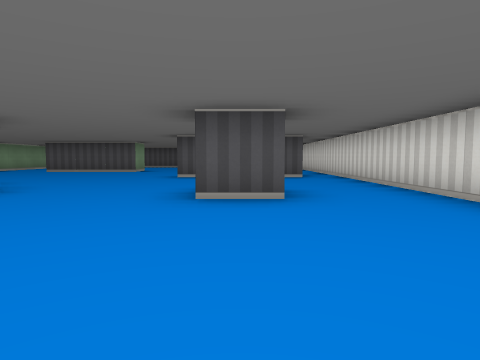
view 1 (above)

16 first-person views from a walk through a cub3D level. The camera is about half as high as the walls, tilts 4° down and sees 75° across. The floor is counted in squares. Each view is taken from the middle of a square. On the plan, view 1 faces up. The plan holds only what a view shows up to about 9 squares ahead; the rest is blank.

view 2
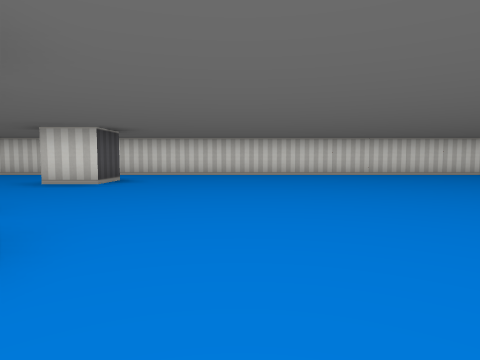

view 3
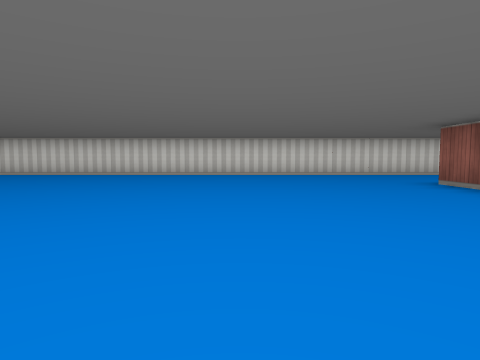

view 4
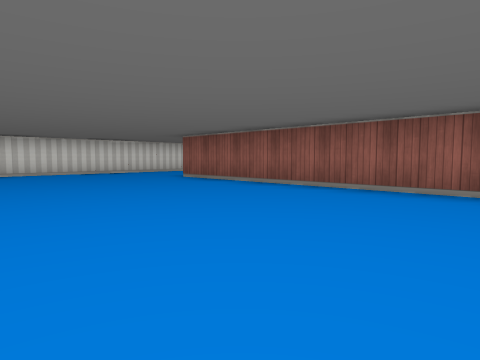

view 5
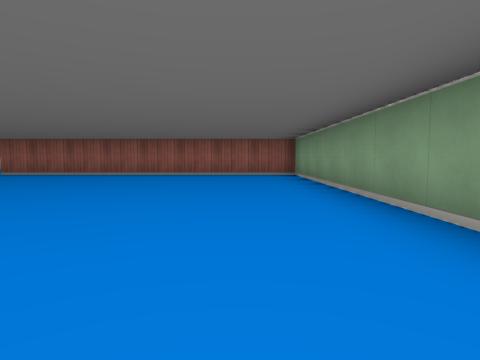

view 6
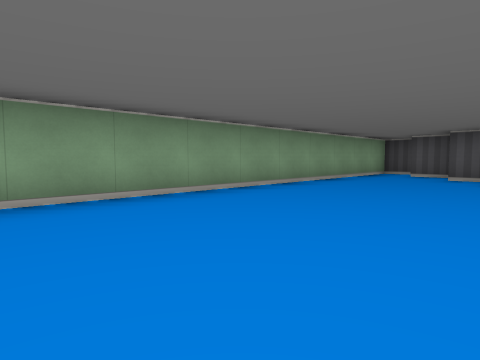

view 7
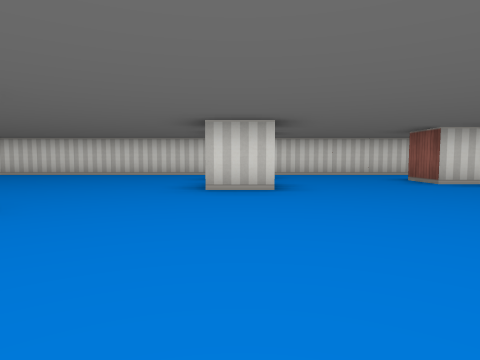

view 8
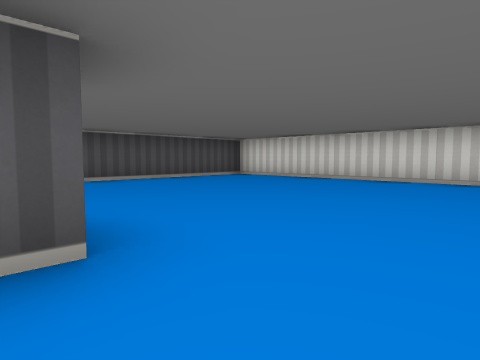

view 9
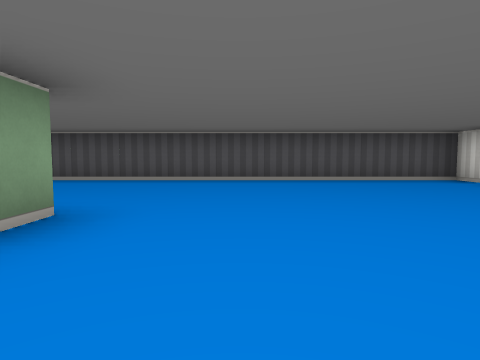

view 10
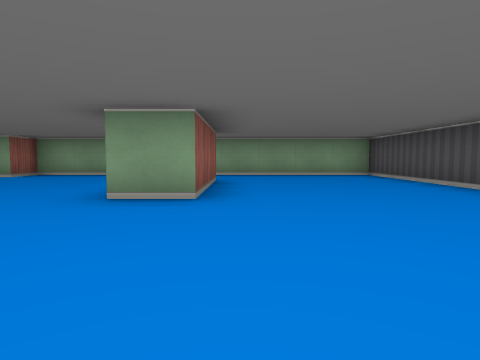

view 11
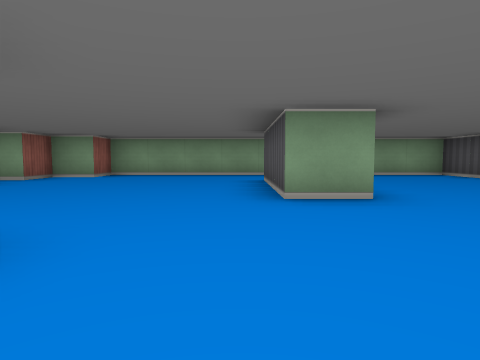

view 12
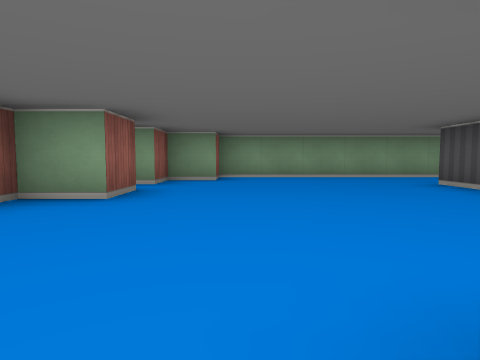

view 13
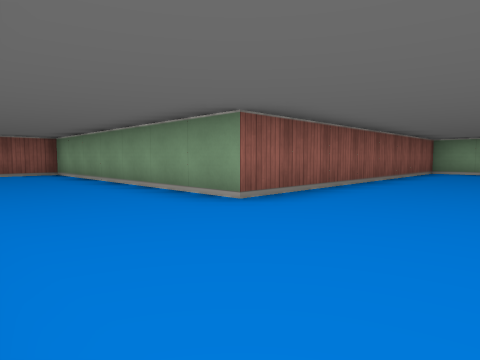

view 14
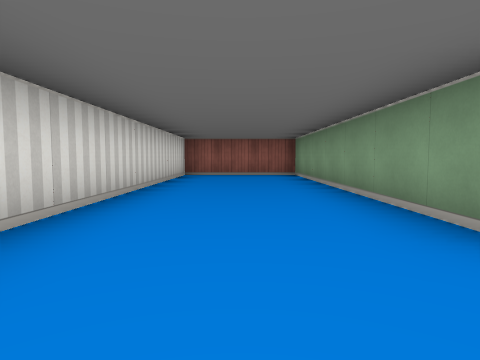

view 15
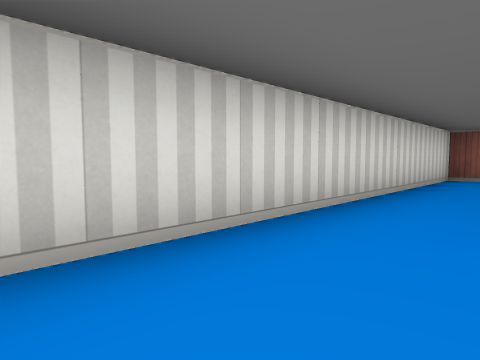

view 16
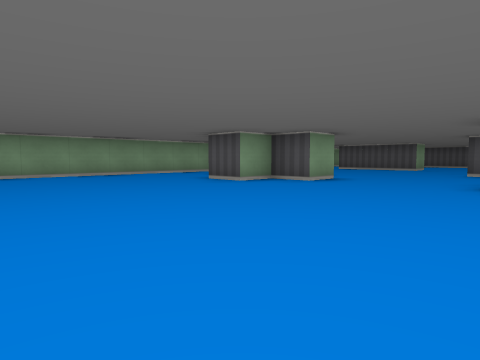

### Floor plan
Points are (right, up) in squares from view 1. A wall is a line through its corners. A room is listed if a view was taken in it or the views show most of it. See-through windows are left out.
Room 1 (views 1, 2, 3, 4, 5, 6, 7, 8, 9, 10, 11, 12, 13, 14, 15, 16)
walls: (-3.5, 4.6) (-3.5, 3.5) (-4.5, 3.5) (-4.5, 2.5) (-5.5, 2.5); (-5.9, 3.5) (-6.5, 3.5); (-5.5, 5.5) (-4.5, 5.5) (-4.5, 4.5); (0.5, 3.5) (-0.5, 3.5) (-0.5, 4.5) (0.5, 4.5); (-6.6, 4.5) (-7.5, 4.5); (-1, 7.5) (-1.5, 7.5) (-1.5, 8.5); (-7.8, 5.5) (-8.4, 5.5); (-8.5, 5.2) (-8.5, -7.5) (-0.5, -7.5) (-0.5, -14.5) (2.5, -14.5) (2.5, 15.5) (-8.5, 15.5) (-8.5, 6.5) (-7.5, 6.5) (-7.5, 5.5) (-6.5, 5.5) (-6.5, 5); (1.5, 7.5) (1, 7.5); (-6.4, 11.5) (-3.5, 11.5) (-3.5, 10.5) (-6.5, 10.5)

Where each view was taken, in squares from view 1:
view 1: 0 up, 0 right, facing up
view 2: 1 up, 6 left, facing right
view 3: 4 down, 6 left, facing right
view 4: 3 down, 7 left, facing down-right
view 5: 1 up, 7 left, facing down
view 6: 4 down, 5 left, facing up-left
view 7: 8 up, 6 left, facing right
view 8: 9 up, 4 left, facing up-right
view 9: 9 up, 2 left, facing up
view 10: 12 up, 0 right, facing left
view 11: 10 up, 0 right, facing left
view 12: 7 up, 1 left, facing left
view 13: 5 down, 2 right, facing down-left
view 14: 6 down, 1 right, facing down
view 15: 7 down, 1 right, facing down-right
view 16: 2 down, 0 right, facing up-left
